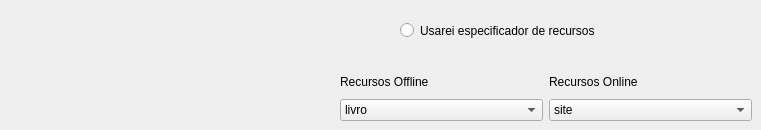
    <widget class="QWidget" name="tabRecursos">
     <attribute name="title">
      <string>Recursos</string>
     </attribute>
     <widget class="QRadioButton" name="radioButtonRecursos">
      <property name="geometry">
       <rect>
        <x>400</x>
        <y>20</y>
        <width>253</width>
        <height>21</height>
       </rect>
      </property>
      <property name="text">
       <string>Usarei especificador de recursos</string>
      </property>
     </widget>
     <widget class="QWidget" name="layoutWidget_2">
      <property name="geometry">
       <rect>
        <x>340</x>
        <y>70</y>
        <width>412</width>
        <height>51</height>
       </rect>
      </property>
      <layout class="QHBoxLayout" name="horizontalLayout_6">
       <item>
        <layout class="QVBoxLayout" name="verticalLayout_11">
         <item>
          <widget class="QLabel" name="label_12">
           <property name="autoFillBackground">
            <bool>false</bool>
           </property>
           <property name="styleSheet">
            <string notr="true"/>
           </property>
           <property name="text">
            <string>Recursos Offline</string>
           </property>
          </widget>
         </item>
         <item>
          <widget class="QComboBox" name="recursos_Offline">
           <item>
            <property name="text">
             <string>livro</string>
            </property>
           </item>
           <item>
            <property name="text">
             <string>revista</string>
            </property>
           </item>
           <item>
            <property name="text">
             <string>jornal</string>
            </property>
           </item>
           <item>
            <property name="text">
             <string>entrevista</string>
            </property>
           </item>
           <item>
            <property name="text">
             <string>enciclopédia</string>
            </property>
           </item>
           <item>
            <property name="text">
             <string>especialista</string>
            </property>
           </item>
          </widget>
         </item>
        </layout>
       </item>
       <item>
        <layout class="QVBoxLayout" name="verticalLayout_12">
         <item>
          <widget class="QLabel" name="label_13">
           <property name="autoFillBackground">
            <bool>false</bool>
           </property>
           <property name="styleSheet">
            <string notr="true"/>
           </property>
           <property name="text">
            <string>Recursos Online</string>
           </property>
          </widget>
         </item>
         <item>
          <widget class="QComboBox" name="recursos_online">
           <item>
            <property name="text">
             <string>site</string>
            </property>
           </item>
           <item>
            <property name="text">
             <string>wikipedia</string>
            </property>
           </item>
           <item>
            <property name="text">
             <string>enciclopédia online</string>
            </property>
           </item>
           <item>
            <property name="text">
             <string>jornal</string>
            </property>
           </item>
           <item>
            <property name="text">
             <string>artigo</string>
            </property>
           </item>
           <item>
            <property name="text">
             <string>especialista</string>
            </property>
           </item>
          </widget>
         </item>
        </layout>
       </item>
      </layout>
     </widget>
    </widget>
